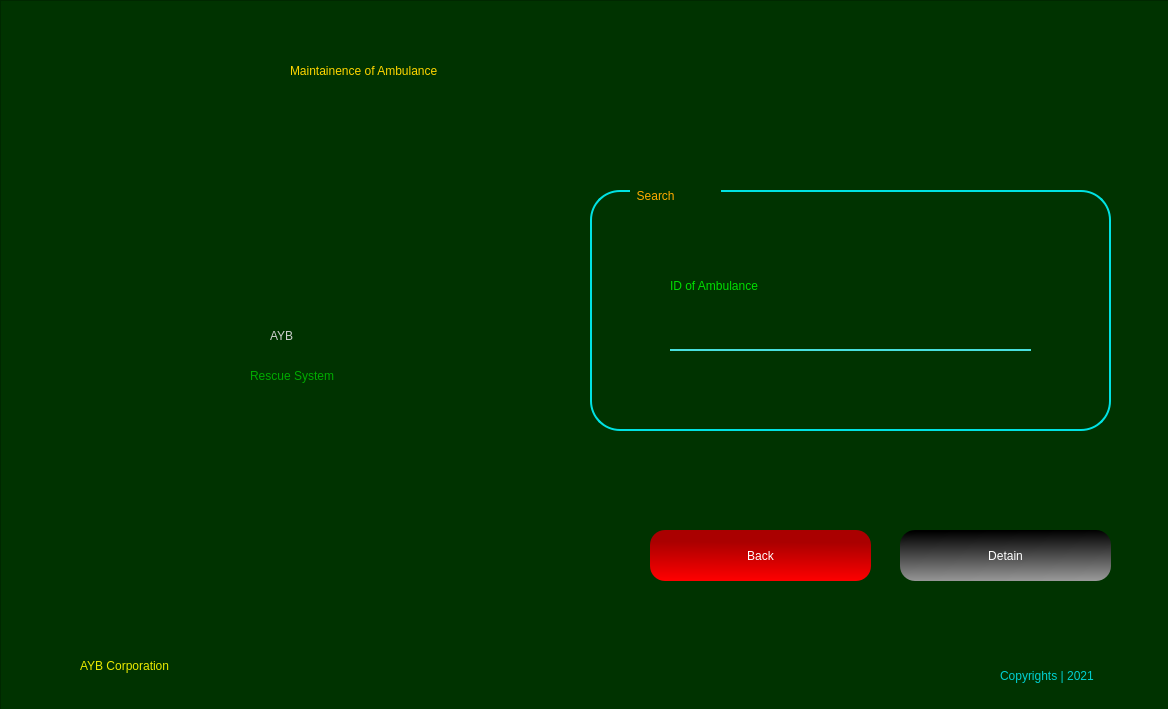
<?xml version="1.0" encoding="UTF-8"?>
<ui version="4.0">
 <class>Form</class>
 <widget class="QWidget" name="Form">
  <property name="geometry">
   <rect>
    <x>0</x>
    <y>0</y>
    <width>1168</width>
    <height>709</height>
   </rect>
  </property>
  <property name="windowTitle">
   <string>Form</string>
  </property>
  <widget class="QFrame" name="frame">
   <property name="geometry">
    <rect>
     <x>0</x>
     <y>0</y>
     <width>1171</width>
     <height>713</height>
    </rect>
   </property>
   <property name="styleSheet">
    <string notr="true">QFrame{

background-color: rgb(0, 51, 0);
color: rgb(0, 0, 0);

}
</string>
   </property>
   <property name="frameShape">
    <enum>QFrame::StyledPanel</enum>
   </property>
   <property name="frameShadow">
    <enum>QFrame::Raised</enum>
   </property>
   <widget class="QLabel" name="label_5">
    <property name="geometry">
     <rect>
      <x>290</x>
      <y>20</y>
      <width>671</width>
      <height>101</height>
     </rect>
    </property>
    <property name="styleSheet">
     <string notr="true">font: 87 26pt &quot;Arial Black&quot;;
color: rgb(255, 213, 0);</string>
    </property>
    <property name="text">
     <string>Maintainence of Ambulance</string>
    </property>
   </widget>
   <widget class="QLabel" name="label_7">
    <property name="geometry">
     <rect>
      <x>10</x>
      <y>650</y>
      <width>51</width>
      <height>51</height>
     </rect>
    </property>
    <property name="styleSheet">
     <string notr="true">background-image: url(:/newPrefix/—Pngtree—red and black logo_5517319.png);</string>
    </property>
    <property name="text">
     <string/>
    </property>
    <property name="pixmap">
     <pixmap resource="mainLogo.qrc">:/newPrefix/—Pngtree—red and black logo_5517319.png</pixmap>
    </property>
    <property name="scaledContents">
     <bool>true</bool>
    </property>
   </widget>
   <widget class="QLabel" name="label_8">
    <property name="geometry">
     <rect>
      <x>1000</x>
      <y>660</y>
      <width>161</width>
      <height>31</height>
     </rect>
    </property>
    <property name="styleSheet">
     <string notr="true">font: 25 12pt &quot;Bahnschrift Light&quot;;
color: rgb(0, 208, 208);</string>
    </property>
    <property name="text">
     <string>Copyrights | 2021</string>
    </property>
   </widget>
   <widget class="QFrame" name="frame_3">
    <property name="geometry">
     <rect>
      <x>590</x>
      <y>190</y>
      <width>521</width>
      <height>241</height>
     </rect>
    </property>
    <property name="styleSheet">
     <string notr="true">QFrame{

border: 2px solid rgb(0, 226, 226);
border-radius: 30px;

}</string>
    </property>
    <property name="frameShape">
     <enum>QFrame::StyledPanel</enum>
    </property>
    <property name="frameShadow">
     <enum>QFrame::Raised</enum>
    </property>
    <widget class="QLabel" name="label_2">
     <property name="geometry">
      <rect>
       <x>40</x>
       <y>-10</y>
       <width>91</width>
       <height>31</height>
      </rect>
     </property>
     <property name="styleSheet">
      <string notr="true">border: none;
font: 12pt &quot;MS Shell Dlg 2&quot;;
color: rgb(255, 170, 0)</string>
     </property>
     <property name="text">
      <string>  Search</string>
     </property>
    </widget>
    <widget class="QLineEdit" name="idTxt">
     <property name="geometry">
      <rect>
       <x>80</x>
       <y>120</y>
       <width>361</width>
       <height>41</height>
      </rect>
     </property>
     <property name="styleSheet">
      <string notr="true">QLineEdit{
background-color: rgb(0, 51, 0);
border-top:none;
border-left: none;
border-right: none;
border-bottom: 2px solid rgb(74, 224, 222);
color: #FFF;
	font: 11pt &quot;MS Shell Dlg 2&quot;;

}

QLineEdit:hover{

border-bottom: 2px solid rgb(0, 125, 125);

}

QLineEdit:focus{
border: 2px solid rgb(0, 141, 212);
border-radius: 25px;
}</string>
     </property>
     <property name="text">
      <string/>
     </property>
    </widget>
    <widget class="QLabel" name="label_3">
     <property name="geometry">
      <rect>
       <x>80</x>
       <y>80</y>
       <width>201</width>
       <height>31</height>
      </rect>
     </property>
     <property name="styleSheet">
      <string notr="true">font: 16pt &quot;Myanmar Text&quot;;
color: rgb(0, 222, 0);
border: none;
</string>
     </property>
     <property name="text">
      <string>ID of Ambulance</string>
     </property>
    </widget>
   </widget>
   <widget class="QPushButton" name="detainBtn">
    <property name="geometry">
     <rect>
      <x>900</x>
      <y>530</y>
      <width>211</width>
      <height>51</height>
     </rect>
    </property>
    <property name="styleSheet">
     <string notr="true">QPushButton{
background-color: qlineargradient(spread:pad, x1:0.458, y1:0.0170455, x2:0.497512, y2:1, stop:0 rgba(0, 0, 0, 255), stop:1 rgba(152, 152, 152, 255));
border-radius:15px;
color: #FFF;
	font: 75 14pt &quot;Microsoft PhagsPa&quot;;

}

QPushButton:hover{

	background-color: rgb(0, 0, 0);
}</string>
    </property>
    <property name="text">
     <string>Detain</string>
    </property>
   </widget>
   <widget class="QPushButton" name="backBtn">
    <property name="geometry">
     <rect>
      <x>650</x>
      <y>530</y>
      <width>221</width>
      <height>51</height>
     </rect>
    </property>
    <property name="styleSheet">
     <string notr="true">QPushButton{
background-color: qlineargradient(spread:pad, x1:0.512, y1:0.238636, x2:0.493, y2:1, stop:0 rgba(170, 0, 0, 255), stop:1 rgba(255, 0, 0, 255));
border-radius:15px;
color: #FFF;
	font: 75 14pt &quot;Microsoft PhagsPa&quot;;

}

QPushButton:hover{

	background-color: rgb(138, 0, 0);
}</string>
    </property>
    <property name="text">
     <string>Back</string>
    </property>
   </widget>
   <widget class="QLabel" name="label_9">
    <property name="geometry">
     <rect>
      <x>250</x>
      <y>360</y>
      <width>231</width>
      <height>31</height>
     </rect>
    </property>
    <property name="styleSheet">
     <string notr="true">font: 25 20pt &quot;Bahnschrift Light&quot;;
color: rgb(0, 170, 0);</string>
    </property>
    <property name="text">
     <string>Rescue System</string>
    </property>
   </widget>
   <widget class="QLabel" name="label_4">
    <property name="geometry">
     <rect>
      <x>270</x>
      <y>310</y>
      <width>191</width>
      <height>51</height>
     </rect>
    </property>
    <property name="styleSheet">
     <string notr="true">font: 87 36pt &quot;Arial Black&quot;;
color: rgb(207, 207, 207);</string>
    </property>
    <property name="text">
     <string>AYB</string>
    </property>
   </widget>
   <widget class="QLabel" name="label_6">
    <property name="geometry">
     <rect>
      <x>100</x>
      <y>240</y>
      <width>211</width>
      <height>181</height>
     </rect>
    </property>
    <property name="styleSheet">
     <string notr="true">background-image: url(:/newPrefix/—Pngtree—red and black logo_5517319.png);</string>
    </property>
    <property name="text">
     <string/>
    </property>
    <property name="pixmap">
     <pixmap resource="mainLogo.qrc">:/newPrefix/—Pngtree—red and black logo_5517319.png</pixmap>
    </property>
    <property name="scaledContents">
     <bool>true</bool>
    </property>
   </widget>
   <widget class="QLabel" name="label_10">
    <property name="geometry">
     <rect>
      <x>80</x>
      <y>650</y>
      <width>241</width>
      <height>31</height>
     </rect>
    </property>
    <property name="styleSheet">
     <string notr="true">font: 25 20pt &quot;Bahnschrift Light&quot;;
color: rgb(234, 234, 0);</string>
    </property>
    <property name="text">
     <string>AYB Corporation</string>
    </property>
   </widget>
   <zorder>label_5</zorder>
   <zorder>label_7</zorder>
   <zorder>label_8</zorder>
   <zorder>frame_3</zorder>
   <zorder>detainBtn</zorder>
   <zorder>backBtn</zorder>
   <zorder>label_6</zorder>
   <zorder>label_9</zorder>
   <zorder>label_4</zorder>
   <zorder>label_10</zorder>
  </widget>
 </widget>
 <resources>
  <include location="mainLogo.qrc"/>
  <include location="C:/WINDOWS/system32/mainLogo.qrc"/>
 </resources>
 <connections/>
</ui>
